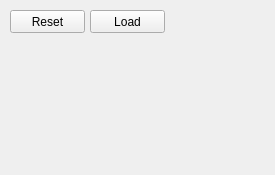
<?xml version="1.0" encoding="UTF-8"?>
<ui version="4.0">
 <class>EmulatorDisplay</class>
 <widget class="QWidget" name="EmulatorDisplay">
  <property name="geometry">
   <rect>
    <x>0</x>
    <y>0</y>
    <width>275</width>
    <height>175</height>
   </rect>
  </property>
  <property name="sizePolicy">
   <sizepolicy hsizetype="Preferred" vsizetype="Preferred">
    <horstretch>0</horstretch>
    <verstretch>0</verstretch>
   </sizepolicy>
  </property>
  <property name="windowTitle">
   <string>CHIP8</string>
  </property>
  <widget class="QPushButton" name="resetButton">
   <property name="geometry">
    <rect>
     <x>10</x>
     <y>10</y>
     <width>75</width>
     <height>23</height>
    </rect>
   </property>
   <property name="text">
    <string>Reset</string>
   </property>
  </widget>
  <widget class="QPushButton" name="loadButton">
   <property name="geometry">
    <rect>
     <x>90</x>
     <y>10</y>
     <width>75</width>
     <height>23</height>
    </rect>
   </property>
   <property name="text">
    <string>Load</string>
   </property>
  </widget>
  <widget class="EmulatorScreenWidget" name="display" native="true">
   <property name="geometry">
    <rect>
     <x>10</x>
     <y>40</y>
     <width>256</width>
     <height>128</height>
    </rect>
   </property>
  </widget>
 </widget>
 <layoutdefault spacing="6" margin="11"/>
 <customwidgets>
  <customwidget>
   <class>EmulatorScreenWidget</class>
   <extends>QWidget</extends>
   <header>emulatorscreenwidget.h</header>
   <container>1</container>
  </customwidget>
 </customwidgets>
 <resources/>
 <connections/>
</ui>
